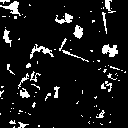

This chart was generated by the following Python code:
import cv2
import matplotlib.pyplot as plt

img = cv2.imread('./in.png', cv2.IMREAD_GRAYSCALE)
retval, threshold = cv2.threshold(img, 150, 255, cv2.THRESH_BINARY)

out = cv2.cvtColor(threshold, cv2.COLOR_GRAY2BGR)

threshold_blur = 255 - cv2.medianBlur(threshold, 5)

cv2.imwrite("./buildings.png", threshold)
